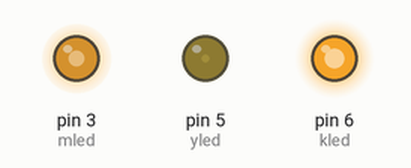
Simulated run of this sketch. Board: Arduino Uno, built with avr-gcc and run on an emulated ATmega328P. On the bench: output pins drawn as LEDs (lit = HIGH). Random numbers use the default seed unless the sketch sets one.

Above: at 0.1 s.
At 4.6 s:
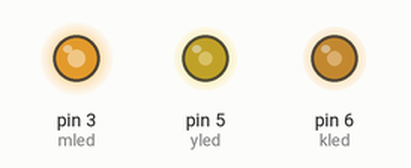
At 9.6 s:
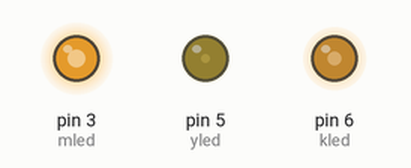
At 19.1 s:
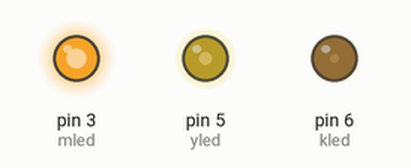
At 28.6 s:
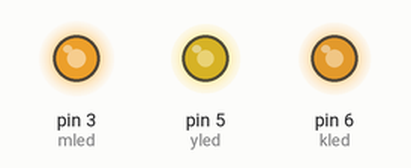
At 39.1 s:
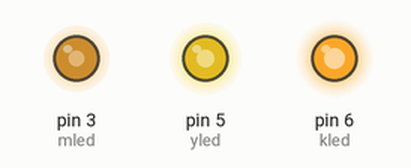
Timing chart, 0 to 40.0 s (numbered marks = the images above):
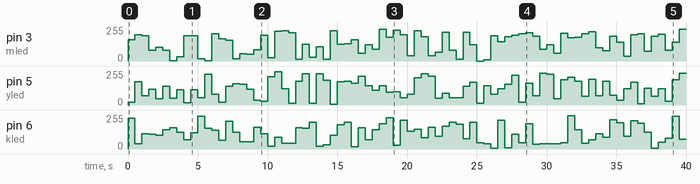

The sketch:

20250311.ino
```cpp
int kled=6;
int yled=5;
int mled=3;
void setup()
{
 pinMode(kled,OUTPUT);
 pinMode(yled,OUTPUT);
 pinMode(mled,OUTPUT);
}
void loop()
{
  int kdeger = random(0,255);
  int ydeger = random(0,255);
  int mdeger = random(0,255);

 analogWrite(kled,kdeger);
 analogWrite(yled,ydeger);
 analogWrite(mled,mdeger);
 delay(500);


}
```

Measured:
- by itself, pin 5 (yled): 0/255 → 19/255 at 0.00 s, → 175/255 0.50 s later, → 68/255 0.50 s later, → 120/255 0.50 s later, … (80 changes in this stretch)
- by itself, pin 3 (mled): 0/255 → 158/255 at 0.00 s, → 197/255 0.50 s later, → 188/255 0.50 s later, → 80/255 0.50 s later, … (80 changes in this stretch)
